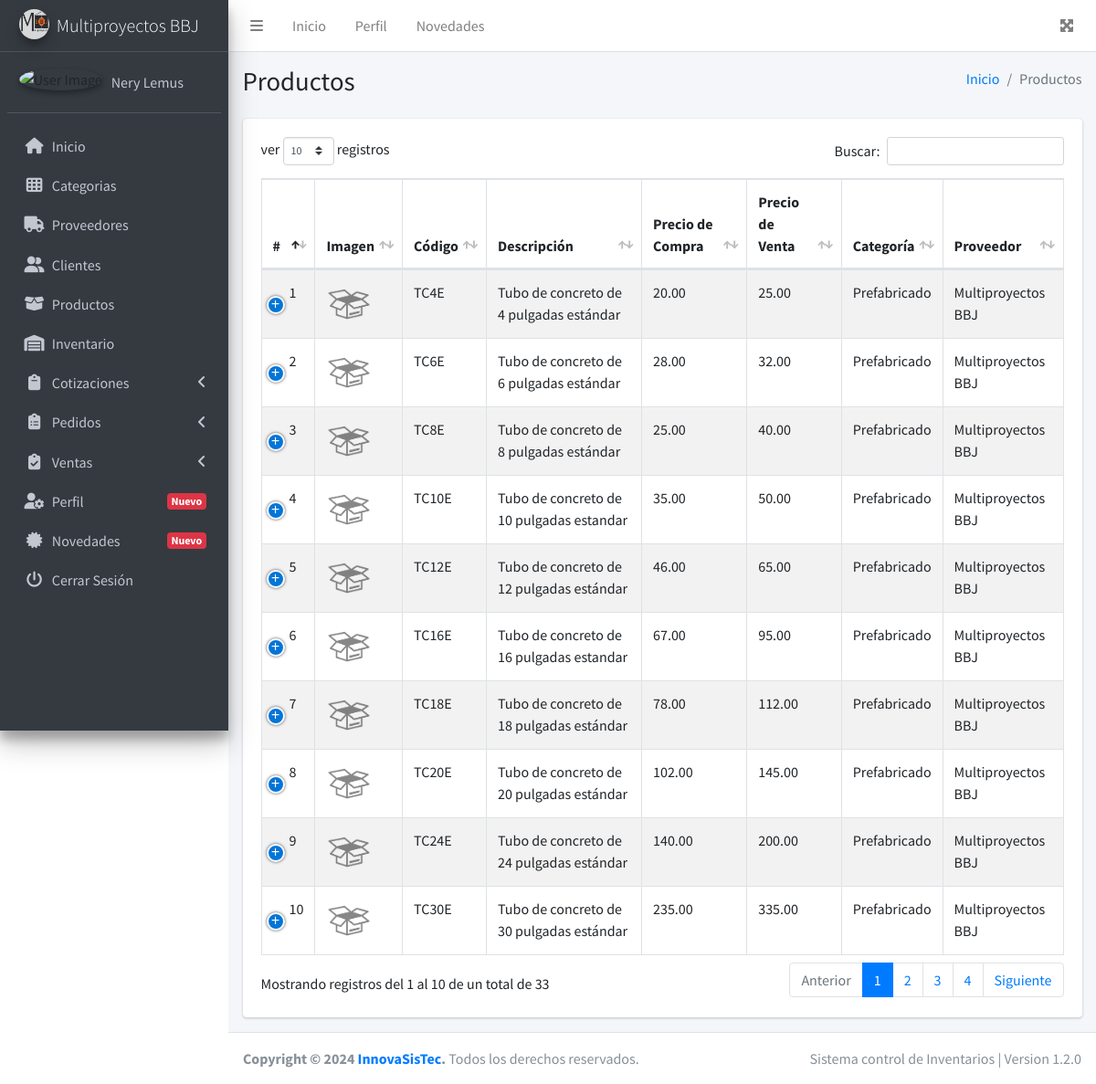
The app's page /productos (signed in) with its own data.
### tables this page shows
CREATE TABLE `institucion` (
  `idInstitucion` int(11) NOT NULL,
  `nombre` varchar(100) NOT NULL,
  `razonSocial` text NOT NULL,
  `nit` varchar(50) NOT NULL,
  `direccion` text NOT NULL,
  `telefono` varchar(15) NOT NULL,
  `correo` varchar(60) NOT NULL,
  `sitioWeb` varchar(100) NOT NULL,
  `logotipo` text NOT NULL
);

CREATE TABLE `productos` (
  `idProducto` int(11) NOT NULL,
  `codigo` varchar(50) NOT NULL,
  `descripcion` text NOT NULL,
  `precioCompra` decimal(28,2) NOT NULL,
  `precioVenta` decimal(28,2) NOT NULL,
  `categoria` int(11) NOT NULL,
  `proveedor` int(11) NOT NULL,
  `estatus` int(11) NOT NULL DEFAULT '1',
  `imagen` text NOT NULL,
  `fecha` datetime NOT NULL DEFAULT CURRENT_TIMESTAMP
);

CREATE TABLE `categorias` (
  `idCategoria` int(11) NOT NULL,
  `descripcion` text NOT NULL,
  `estatus` int(11) NOT NULL DEFAULT '1'
);

CREATE TABLE `proveedores` (
  `idProveedor` int(11) NOT NULL,
  `codigo` varchar(100) NOT NULL,
  `nit` varchar(20) NOT NULL,
  `nombre` varchar(100) NOT NULL,
  `direccion` text NOT NULL,
  `telefono` varchar(15) NOT NULL,
  `correo` varchar(60) NOT NULL,
  `estatus` int(11) NOT NULL DEFAULT '1'
);

### controllers/plantilla.controller.php (called while the page is built)
<?php
    class PlantillaController{
        public static function ctrMostrarPlantilla(){
            include 'views/plantilla.php';
        }
    }

### index.php (called while the page is built, shortened)
<?php
    require_once 'controllers/plantilla.controller.php';
    require_once 'controllers/institucion.controller.php';
    require_once 'controllers/categorias.controller.php';
    require_once 'controllers/proveedores.controller.php';
    require_once 'controllers/productos.controller.php';
    require_once 'controllers/usuarios.controller.php';
    require_once 'models/institucion.model.php';
    require_once 'models/categorias.model.php';
    require_once 'models/proveedores.model.php';
    require_once 'models/productos.model.php';
    $plantilla = new PlantillaController();
    $plantilla -> ctrMostrarPlantilla();

### controllers/institucion.controller.php (called while the page is built, shortened)
<?php
    class InstitucionController{
        public static function ctrMostrarInstitucion(){
            $tabla = "institucion";
            $respuesta = InstitucionModel::mdlMostrarInstitucion($tabla);
            return $respuesta;
        }
    }

### models/conexion.php (called while the page is built)
<?php
    class Conexion{
        public static function conectar(){
            $link = new PDO("mysql:host=nerylemus84229.ipagemysql.com;dbname=sis_pos",
							"multibb",
							"innova.12");
			$link -> exec("set names utf8");
			return $link;
        }
    }

### models/institucion.model.php (called while the page is built, shortened)
<?php
    require_once 'conexion.php';
    class InstitucionModel{
        public static function mdlMostrarInstitucion($tabla){
            $stmt = Conexion::conectar()->prepare("SELECT * FROM $tabla");
            $stmt -> execute();
            return $stmt -> fetch();
        }
    }

### controllers/productos.controller.php (called while the page is built, shortened)
<?php
    class ProductosController{
        public static function ctrMostrarProductos($item, $valor){
            $tabla = "productos";
            $respuesta = ProductosModel::mdlMostrarProductos($tabla, $item, $valor);
            return $respuesta;
        }
    }

### models/productos.model.php (called while the page is built, shortened)
<?php
    require_once 'conexion.php';
    class ProductosModel{
        public static function mdlMostrarProductos($tabla, $item, $valor){
            if($item != null){
                $stmt = Conexion::conectar()->prepare("SELECT * FROM $tabla WHERE $item = :$item");
                $stmt -> bindParam(":".$item, $valor, PDO::PARAM_STR);
                $stmt -> execute();
                return $stmt -> fetchAll();
            }else{
                $stmt = Conexion::conectar()->prepare("SELECT * FROM $tabla");
                $stmt -> execute();
                return $stmt->fetchAll();
            }
        }
    }

### controllers/categorias.controller.php (called while the page is built, shortened)
<?php
    class CategoriasController{
        public static function ctrMostrarCategorias($item, $valor){
            $tabla = "categorias";
            $respuesta = CategoriasModel::mdlMostrarCategorias($tabla, $item, $valor);
            return $respuesta;
        }
    }

### models/categorias.model.php (called while the page is built, shortened)
<?php
    require_once 'conexion.php';
    class CategoriasModel{
        public static function mdlMostrarCategorias($tabla, $item, $valor){
            if($item != null){
                $stmt = Conexion::conectar()->prepare("SELECT * FROM $tabla WHERE $item = :$item");
                $stmt -> bindParam(":".$item, $valor, PDO::PARAM_STR);
                $stmt -> execute();
                return $stmt -> fetchAll();
            }else{
                $stmt = Conexion::conectar()->prepare("SELECT * FROM $tabla");
                $stmt -> execute();
                return $stmt->fetchAll();
            }
        }
    }

### controllers/proveedores.controller.php (called while the page is built, shortened)
<?php
    class ProveedoresController{
        public static function ctrMostrarProveedores($item, $valor){
            $tabla = "proveedores";
            $respuesta = ProveedoresModel::mdlMostrarProveedores($tabla, $item, $valor);
            return $respuesta;
        }
    }

### models/proveedores.model.php (called while the page is built, shortened)
<?php
    require_once 'conexion.php';
    class ProveedoresModel{
        public static function mdlMostrarProveedores($tabla, $item, $valor){
            if($item != null){
                $stmt = Conexion::conectar()->prepare("SELECT * FROM $tabla WHERE $item = :$item");
                $stmt -> bindParam(":".$item, $valor, PDO::PARAM_STR);
                $stmt -> execute();
                return $stmt -> fetchAll();
            }else{
                $stmt = Conexion::conectar()->prepare("SELECT * FROM $tabla");
                $stmt -> execute();
                return $stmt->fetchAll();
            }
        }
    }

### views/modulos/productos.php (the view, shortened to what this page needs)
<div class="content-wrapper">
    <div class="content-header">
      <div class="container-fluid">
        <div class="row mb-2">
          <div class="col-sm-6">
            <h1 class="m-0">Productos</h1>
          </div>
          <div class="col-sm-6">
            <ol class="breadcrumb float-sm-right">
              <li class="breadcrumb-item"><a href="inicio">Inicio</a></li>
              <li class="breadcrumb-item active">Productos</li>
            </ol>
          </div>
        </div>
      </div>
    </div>
    <div class="content">
      <div class="container-fluid">
        <div class="row">
            <div class="col-md-12">
                <div class="card">
                    <div class="card-body">
                        <table class="table table-bordered table-striped tablas">
                        <thead>
                        <tr>
                            <th>#</th>
                            <th>Imagen</th>
                            <th>Código</th>
                            <th>Descripción</th>
                            <th>Precio de Compra</th>
                            <th>Precio de Venta</th>
                            <th>Categoría</th>
                            <th>Proveedor</th>
                        </tr>
                        </thead>
                        <tbody>
                            <?php
                                $item = null;
                                $valor = null;
                                $respuesta = ProductosController::ctrMostrarProductos($item, $valor);
                                foreach ($respuesta as $key => $value) {
                                    if($value["estatus"] == 1){
                                        $estatus = '<span style="cursor:context-menu" class="btn btn-xs btn-success">Activado</span>';
                                    }else{
                                        $estatus = '<span style="cursor:context-menu" class="btn btn-xs btn-danger">Desactivado</span>';
                                    }
                                    $itemCategoria = "idCategoria";
                                    $valorCategoria = $value["categoria"];
                                    $respuestaCategoria = CategoriasController::ctrMostrarCategorias($itemCategoria, $valorCategoria);
                                    $itemProveedor = "idProveedor";
                                    $valorProveedor = $value["proveedor"];
                                    $respuestaProveedores = ProveedoresController::ctrMostrarProveedores($itemProveedor, $valorProveedor);
                                    echo '
                                    <tr>
                                        <td>'.($key + 1 ).'</td>
                                        <td><img width="50px" src="'.$value["imagen"].'"></td>
                                        <td>'.$value["codigo"].'</td>
                                        <td>'.$value["descripcion"].'</td>
                                        <td>'.$value["precioCompra"].'</td>
                                        <td>'.$value["precioVenta"].'</td>
                                        <td>'.$respuestaCategoria[0]["descripcion"].'</td>
                                        <td>'.$respuestaProveedores[0]["nombre"].'</td>
                                        <td>'.$estatus.'</td>';
                                    echo '</tr>
                                    ';
                                }
                            ?>
                        </tbody>
                        </table>
                    </div>
                </div>
            </div>
        </div>
      </div>
    </div>
  </div>

### views/modulos/sidebar.php (shortened to what this page needs)
<?php
  $respuestaInsitucion = InstitucionController::ctrMostrarInstitucion();
  if($respuestaInsitucion["logotipo"] != null){
    $imagen = $respuestaInsitucion["logotipo"];
  }else{
    $imagen = "views/img/logotipo/default_logo.png";
  }
?>
<aside class="main-sidebar sidebar-dark-primary elevation-4">
    <a href="inicio" class="brand-link">
      <img src="<?php echo $imagen ?>" alt="AdminLTE Logo" class="brand-image img-circle elevation-3" style="opacity: .8">
      <span class="brand-text font-weight-light"><?php echo $respuestaInsitucion["nombre"] ?></span>
    </a>
    <div class="sidebar">
      <div class="user-panel mt-3 pb-3 mb-3 d-flex">
        <div class="image">
          <?php
            if($_SESSION["foto"] != "") {
              echo '<img src="'.$_SESSION["foto"].'" class="img-circle elevation-2" alt="User Image">';
            }else{
              echo '<img src="views/img/users/user_default.jpg" class="img-circle elevation-2" alt="User Image">';
            }
          ?>
        </div>
        <div class="info">
          <a href="perfil" class="d-block"><?php echo $_SESSION["nombre"] ?></a>
        </div>
      </div>
      <nav class="mt-2">
        <ul class="nav nav-pills nav-sidebar flex-column navegacion" data-widget="treeview" role="menu" data-accordion="false">
          <li class="nav-item">
            <a href="inicio" class="nav-link">
              <i class="nav-icon fas fa-home"></i>
              <p>
                Inicio
              </p>
            </a>
          </li>
          <li class="nav-item">
            <a href="categorias" class="nav-link">
              <i class="nav-icon fas fa-th"></i>
              <p>
                Categorias
              </p>
            </a>
          </li>
          <li class="nav-item">
            <a href="proveedores" class="nav-link">
              <i class="nav-icon fas fa-truck"></i>
              <p>
                Proveedores
              </p>
            </a>
          </li>
          <li class="nav-item">
            <a href="clientes" class="nav-link">
              <i class="nav-icon fas fa-user-friends"></i>
              <p>
                Clientes
              </p>
            </a>
          </li>
          <li class="nav-item">
            <a href="productos" class="nav-link">
              <i class="nav-icon fas fa-box-open"></i>
              <p>
                Productos
              </p>
            </a>
          </li>
          <li class="nav-item">
            <a href="inventario" class="nav-link">
              <i class="nav-icon fas fa-warehouse"></i>
              <p>
                Inventario
              </p>
            </a>
          </li>
          <li class="nav-item">
            <a href="#" class="nav-link">
              <i class="nav-icon fas fa-clipboard"></i>
              <p>
                Cotizaciones
                <i class="right fas fa-angle-left"></i>
              </p>
            </a>
          </li>
          <li class="nav-item">
            <a href="#" class="nav-link">
              <i class="nav-icon fas fa-clipboard-list"></i>
              <p>
                Pedidos
                <i class="right fas fa-angle-left"></i>
              </p>
            </a>
          </li>
          <li class="nav-item">
            <a href="#" class="nav-link">
              <i class="nav-icon fas fa-clipboard-check"></i>
              <p>
                Ventas
                <i class="right fas fa-angle-left"></i>
              </p>
            </a>
          </li>
          <li class="nav-item">
            <a href="perfil" class="nav-link">
              <i class="nav-icon fas fa-user-cog"></i>
              <p>
                Perfil
                <span class="right badge badge-danger">Nuevo</span>
              </p>
            </a>
          </li>
          <li class="nav-item">
            <a href="novedades" class="nav-link">
              <i class="nav-icon fas fa-certificate"></i>
              <p>
                Novedades
                <span class="right badge badge-danger">Nuevo</span>
              </p>
            </a>
          </li>
          <li class="nav-item">
            <a href="salir" class="nav-link">
              <i class="nav-icon fas fa-power-off"></i>
              <p>
                Cerrar Sesión
              </p>
            </a>
          </li>
        </ul>
      </nav>
    </div>
  </aside>

### records on screen
institucion: logotipo (picture), nombre "Multiproyectos BBJ"
productos: imagen (placeholder picture), codigo "TC4E", descripcion "Tubo de concreto de 4 pulgadas estándar", precioCompra "20.00", precioVenta "25.00", categoria.descripcion "Prefabricado", proveedor.nombre "Multiproyectos BBJ"
productos: imagen (placeholder picture), codigo "TC6E", descripcion "Tubo de concreto de 6 pulgadas estándar", precioCompra "28.00", precioVenta "32.00", categoria.descripcion "Prefabricado", proveedor.nombre "Multiproyectos BBJ"
productos: imagen (placeholder picture), codigo "TC8E", descripcion "Tubo de concreto de 8 pulgadas estándar", precioCompra "25.00", precioVenta "40.00", categoria.descripcion "Prefabricado", proveedor.nombre "Multiproyectos BBJ"
productos: imagen (placeholder picture), codigo "TC10E", descripcion "Tubo de concreto de 10 pulgadas estandar", precioCompra "35.00", precioVenta "50.00", categoria.descripcion "Prefabricado", proveedor.nombre "Multiproyectos BBJ"
productos: imagen (placeholder picture), codigo "TC12E", descripcion "Tubo de concreto de 12 pulgadas estándar", precioCompra "46.00", precioVenta "65.00", categoria.descripcion "Prefabricado", proveedor.nombre "Multiproyectos BBJ"
productos: imagen (placeholder picture), codigo "TC16E", descripcion "Tubo de concreto de 16 pulgadas estandar", precioCompra "67.00", precioVenta "95.00", categoria.descripcion "Prefabricado", proveedor.nombre "Multiproyectos BBJ"
productos: imagen (placeholder picture), codigo "TC18E", descripcion "Tubo de concreto de 18 pulgadas estándar", precioCompra "78.00", precioVenta "112.00", categoria.descripcion "Prefabricado", proveedor.nombre "Multiproyectos BBJ"
productos: imagen (placeholder picture), codigo "TC20E", descripcion "Tubo de concreto de 20 pulgadas estándar", precioCompra "102.00", precioVenta "145.00", categoria.descripcion "Prefabricado", proveedor.nombre "Multiproyectos BBJ"
productos: imagen (placeholder picture), codigo "TC24E", descripcion "Tubo de concreto de 24 pulgadas estándar", precioCompra "140.00", precioVenta "200.00", categoria.descripcion "Prefabricado", proveedor.nombre "Multiproyectos BBJ"
productos: imagen (placeholder picture), codigo "TC30E", descripcion "Tubo de concreto de 30 pulgadas estándar", precioCompra "235.00", precioVenta "335.00", categoria.descripcion "Prefabricado", proveedor.nombre "Multiproyectos BBJ"

### other values on screen
$_SESSION["nombre"] "Nery Lemus"
